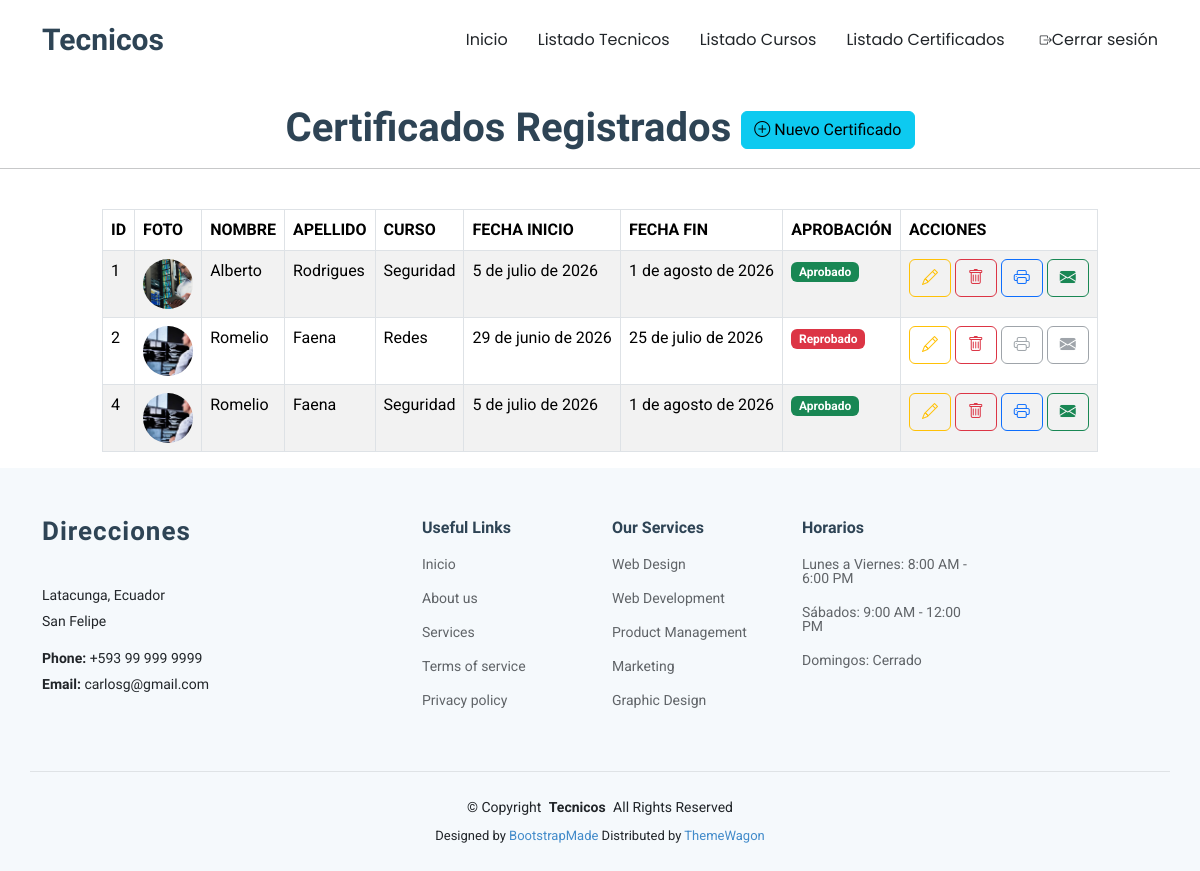
Before: /listadoCertificados/ (signed in) with the older database file.
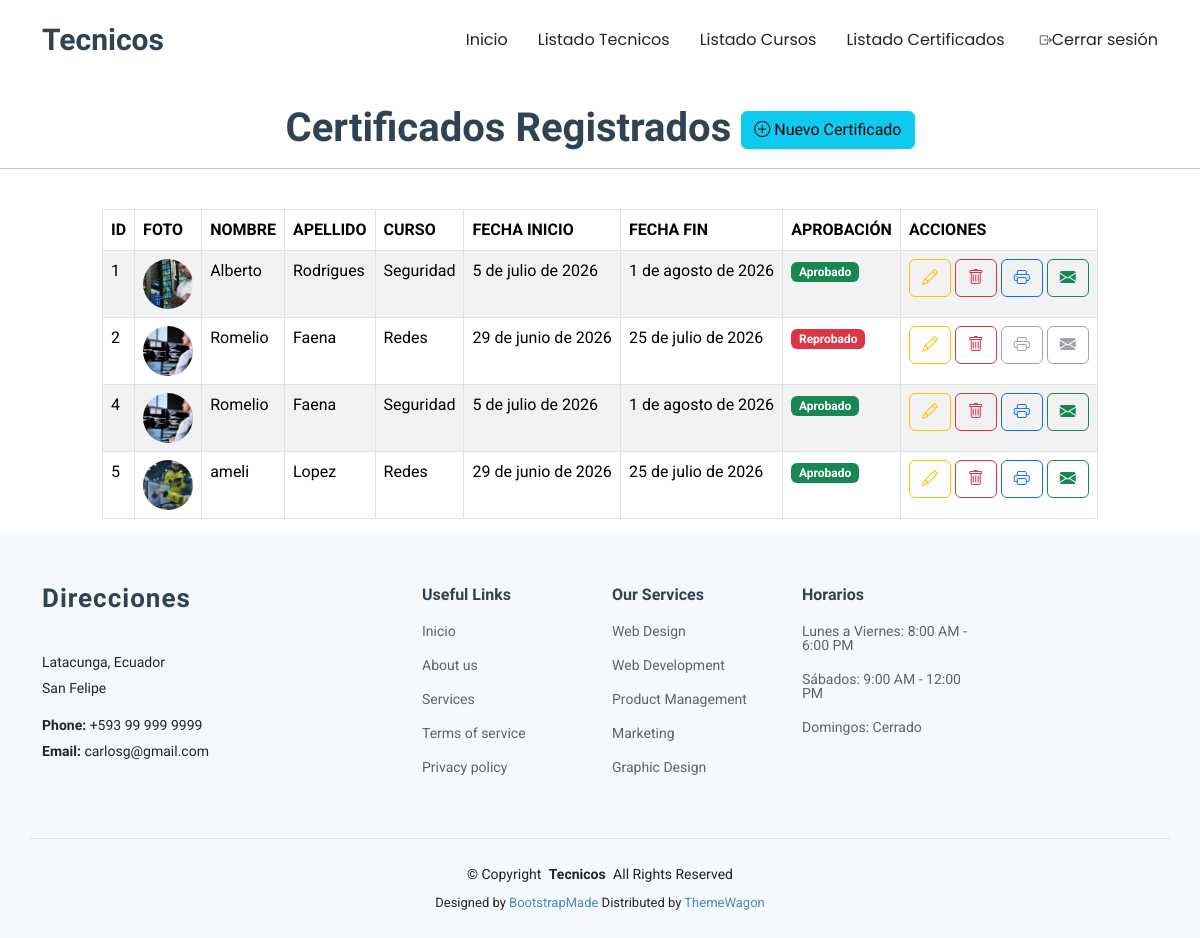
After: the same page with the newer database file.
### Info/models.py (models this page shows, shortened)
class Certificado(models.Model):
    ESTADOS = (
        ('Aprobado', 'Aprobado'),
        ('Reprobado', 'Reprobado'),
    )
    id = models.AutoField(primary_key=True)
    tecnico = models.ForeignKey(
        Tecnico,
        on_delete=models.CASCADE
    )
    curso = models.ForeignKey(
        Cursos,
        on_delete=models.CASCADE
    )
    aprobacion = models.CharField(
        max_length=15,
        choices=ESTADOS
    )
    fecha_emision = models.DateField(auto_now_add=True)

class Tecnico(models.Model):
    id = models.AutoField(primary_key=True)
    nombre = models.CharField(max_length=100)
    apellido = models.CharField(max_length=100)
    telefono = models.CharField(max_length=20)
    correo = models.EmailField(blank=True, null=True)
    especialidad = models.CharField(max_length=100)
    foto = models.FileField(upload_to='fotos_tecnicos', blank=True, null=True)

class Cursos(models.Model):
    id = models.AutoField(primary_key=True)
    nombre = models.CharField(max_length=100)
    descripcion = models.TextField()
    fecha_inicio = models.DateField()
    fecha_fin = models.DateField()
    tecnico = models.ForeignKey(Tecnico, on_delete=models.CASCADE, null=True, blank=True)

### Info/views.py (the view)
# urls.py: path('listadoCertificados/', views.listadoCertificados),
@login_required
def listadoCertificados(request):
    certificados = Certificado.objects.all()
    return render(
        request,
        'listadoCertificados.html',
        {
            'certificados': certificados
        }
    )

### Info/templates/listadoCertificados.html (shortened to what the changed rows need)
{% extends "./plantillaPrincipal.html" %}
{% block contenido %}
{% load static %}
<center>
    <br>
    <h1>
        <b>Certificados Registrados</b>
        <a href="/nuevoCertificado/" class="btn btn-info">
            <i class="bi bi-plus-circle"></i>
            Nuevo Certificado
        </a>
    </h1>
</center>
<br>
<div class="row">
    <div class="col-md-10">
        <table id="tbl_certificados"
        class="table table-hover table-striped table-bordered">
            <thead>
                <tr>
                    <th>ID</th>
                    <th>FOTO</th>
                    <th>NOMBRE</th>
                    <th>APELLIDO</th>
                    <th>CURSO</th>
                    <th>FECHA INICIO</th>
                    <th>FECHA FIN</th>
                    <th>APROBACIÓN</th>
                    <th>ACCIONES</th>
                </tr>
            </thead>
            <tbody>
                {% for certificado in certificados %}
                <tr>
                    <td>{{ certificado.id }}</td>
                    <td class="text-center">
                        {% if certificado.tecnico.foto %}
                        <a href="{{ certificado.tecnico.foto.url }}" target="_blank">
                            <img src="{{ certificado.tecnico.foto.url }}"
                            style="height:50px;width:50px;border-radius:50%;object-fit:cover;">
                        </a>
                        {% else %}
                        <b>N/A</b>
                        {% endif %}
                    </td>
                    <td>{{ certificado.tecnico.nombre }}</td>
                    <td>{{ certificado.tecnico.apellido }}</td>
                    <td>{{ certificado.curso.nombre }}</td>
                    <td>{{ certificado.curso.fecha_inicio }}</td>
                    <td>{{ certificado.curso.fecha_fin }}</td>
                    <td>
                        {% if certificado.aprobacion == "Aprobado" %}
                            <span class="badge bg-success">
                                {{ certificado.aprobacion }}
                            </span>
                        {% else %}
                            <span class="badge bg-danger">
                                {{ certificado.aprobacion }}
                            </span>
                        {% endif %}
                    </td>
                    <td>
                        {% if user.perfil.rol == "admin" %}
                        <a href="/editarCertificado/{{ certificado.id }}"
                        class="btn btn-outline-warning"
                        title="Editar">
                            <i class="bi bi-pencil"></i>
                        </a>
                        <a href="/eliminarCertificado/{{ certificado.id }}"
                        class="btn btn-outline-danger"
                        onclick="return confirm('¿Desea eliminar este certificado?')"
                        title="Eliminar">
                            <i class="bi bi-trash"></i>
                        </a>
                        {% endif %}
                    {% if certificado.aprobacion == "Aprobado" %}
                    <a href="/reporteCertificado/{{ certificado.id }}"
                        onclick="window.open(this.href, 'Certificado', 'width=1000,height=900,resizable=yes,scrollbars=yes'); return false;"
                        class="btn btn-outline-primary"
                        title="Imprimir Certificado">
                        <i class="bi bi-printer"></i>
                    </a>
                    {% else %}
                    <a href="N/A" class="btn btn-outline-secondary disabled" title="Imprimir Certificado">
                        <i class="bi bi-printer"></i>
                    </a>
                    {% endif %}
                    {% if certificado.aprobacion == "Aprobado" %}
                    <a href="/enviarCertificado/{{ certificado.id }}"
                    class="btn btn-outline-success"
                    title="Enviar por correo">
                    <i class="bi bi-envelope-fill"></i>
                    </a>
                    {% else %}
                    <a href="N/A" class="btn btn-outline-secondary disabled" title="Enviar Certificado">
                        <i class="bi bi-envelope-fill"></i>
                    </a>
                    {% endif %}
                    </td>
                </tr>
                {% endfor %}
            </tbody>
        </table>
    </div>
</div>
{% endblock %}

Changed rows visible on the page:
added Certificado: id "5", tecnico.foto (picture), tecnico.nombre "ameli", tecnico.apellido "Lopez", curso.nombre "Redes", curso.fecha_inicio "29 de junio de 2026", curso.fecha_fin "25 de julio de 2026", aprobacion "Aprobado"
